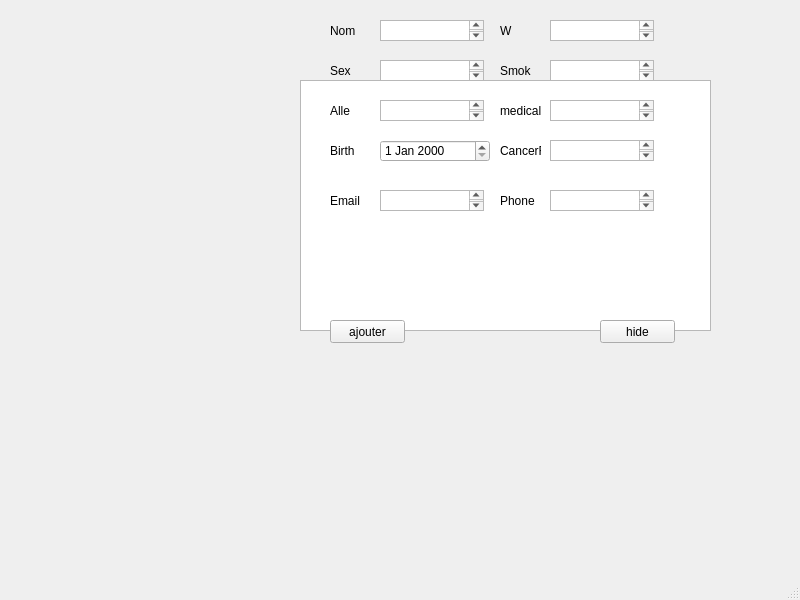
<?xml version="1.0" encoding="UTF-8"?>
<ui version="4.0">
 <class>MainWindow</class>
 <widget class="QMainWindow" name="MainWindow">
  <property name="geometry">
   <rect>
    <x>0</x>
    <y>0</y>
    <width>800</width>
    <height>600</height>
   </rect>
  </property>
  <property name="windowTitle">
   <string>MainWindow</string>
  </property>
  <widget class="QWidget" name="centralwidget">
   <widget class="QTableWidget" name="tableWidget">
    <property name="geometry">
     <rect>
      <x>300</x>
      <y>80</y>
      <width>411</width>
      <height>251</height>
     </rect>
    </property>
   </widget>
   <widget class="QLabel" name="Nom">
    <property name="geometry">
     <rect>
      <x>330</x>
      <y>20</y>
      <width>41</width>
      <height>21</height>
     </rect>
    </property>
    <property name="text">
     <string>Nom</string>
    </property>
   </widget>
   <widget class="QTextEdit" name="NameP">
    <property name="geometry">
     <rect>
      <x>380</x>
      <y>20</y>
      <width>104</width>
      <height>21</height>
     </rect>
    </property>
   </widget>
   <widget class="QLabel" name="Gender">
    <property name="geometry">
     <rect>
      <x>330</x>
      <y>60</y>
      <width>41</width>
      <height>21</height>
     </rect>
    </property>
    <property name="text">
     <string>Sex</string>
    </property>
   </widget>
   <widget class="QTextEdit" name="SexP">
    <property name="geometry">
     <rect>
      <x>380</x>
      <y>60</y>
      <width>104</width>
      <height>21</height>
     </rect>
    </property>
   </widget>
   <widget class="QLabel" name="Wilaya">
    <property name="geometry">
     <rect>
      <x>500</x>
      <y>20</y>
      <width>41</width>
      <height>21</height>
     </rect>
    </property>
    <property name="text">
     <string>W</string>
    </property>
   </widget>
   <widget class="QTextEdit" name="WilayaP">
    <property name="geometry">
     <rect>
      <x>550</x>
      <y>20</y>
      <width>104</width>
      <height>21</height>
     </rect>
    </property>
   </widget>
   <widget class="QLabel" name="Smok">
    <property name="geometry">
     <rect>
      <x>500</x>
      <y>60</y>
      <width>31</width>
      <height>21</height>
     </rect>
    </property>
    <property name="text">
     <string>Smok</string>
    </property>
   </widget>
   <widget class="QTextEdit" name="SmokP">
    <property name="geometry">
     <rect>
      <x>550</x>
      <y>60</y>
      <width>104</width>
      <height>21</height>
     </rect>
    </property>
   </widget>
   <widget class="QLabel" name="Allergies">
    <property name="geometry">
     <rect>
      <x>330</x>
      <y>100</y>
      <width>41</width>
      <height>21</height>
     </rect>
    </property>
    <property name="text">
     <string>Alle</string>
    </property>
   </widget>
   <widget class="QTextEdit" name="AlleP">
    <property name="geometry">
     <rect>
      <x>380</x>
      <y>100</y>
      <width>104</width>
      <height>21</height>
     </rect>
    </property>
   </widget>
   <widget class="QLabel" name="medicalH">
    <property name="geometry">
     <rect>
      <x>500</x>
      <y>100</y>
      <width>41</width>
      <height>21</height>
     </rect>
    </property>
    <property name="text">
     <string>medical</string>
    </property>
   </widget>
   <widget class="QTextEdit" name="MedHP">
    <property name="geometry">
     <rect>
      <x>550</x>
      <y>100</y>
      <width>104</width>
      <height>21</height>
     </rect>
    </property>
   </widget>
   <widget class="QPushButton" name="add">
    <property name="geometry">
     <rect>
      <x>330</x>
      <y>320</y>
      <width>75</width>
      <height>23</height>
     </rect>
    </property>
    <property name="text">
     <string>ajouter</string>
    </property>
   </widget>
   <widget class="QPushButton" name="hide">
    <property name="geometry">
     <rect>
      <x>600</x>
      <y>320</y>
      <width>75</width>
      <height>23</height>
     </rect>
    </property>
    <property name="text">
     <string>hide</string>
    </property>
   </widget>
   <widget class="QDateEdit" name="BirthP">
    <property name="geometry">
     <rect>
      <x>380</x>
      <y>140</y>
      <width>110</width>
      <height>22</height>
     </rect>
    </property>
   </widget>
   <widget class="QTextEdit" name="CancerFP">
    <property name="geometry">
     <rect>
      <x>550</x>
      <y>140</y>
      <width>104</width>
      <height>21</height>
     </rect>
    </property>
   </widget>
   <widget class="QLabel" name="CancerF">
    <property name="geometry">
     <rect>
      <x>500</x>
      <y>140</y>
      <width>41</width>
      <height>21</height>
     </rect>
    </property>
    <property name="text">
     <string>CancerF</string>
    </property>
   </widget>
   <widget class="QLabel" name="Birth">
    <property name="geometry">
     <rect>
      <x>330</x>
      <y>140</y>
      <width>41</width>
      <height>21</height>
     </rect>
    </property>
    <property name="text">
     <string>Birth</string>
    </property>
   </widget>
   <widget class="QTextEdit" name="PhoneP">
    <property name="geometry">
     <rect>
      <x>550</x>
      <y>190</y>
      <width>104</width>
      <height>21</height>
     </rect>
    </property>
   </widget>
   <widget class="QLabel" name="Email">
    <property name="geometry">
     <rect>
      <x>330</x>
      <y>190</y>
      <width>41</width>
      <height>21</height>
     </rect>
    </property>
    <property name="text">
     <string>Email</string>
    </property>
   </widget>
   <widget class="QLabel" name="Phone">
    <property name="geometry">
     <rect>
      <x>500</x>
      <y>190</y>
      <width>41</width>
      <height>21</height>
     </rect>
    </property>
    <property name="text">
     <string>Phone</string>
    </property>
   </widget>
   <widget class="QTextEdit" name="EmailP">
    <property name="geometry">
     <rect>
      <x>380</x>
      <y>190</y>
      <width>104</width>
      <height>21</height>
     </rect>
    </property>
   </widget>
  </widget>
  <widget class="QMenuBar" name="menubar">
   <property name="geometry">
    <rect>
     <x>0</x>
     <y>0</y>
     <width>800</width>
     <height>21</height>
    </rect>
   </property>
  </widget>
  <widget class="QStatusBar" name="statusbar"/>
 </widget>
 <resources/>
 <connections/>
</ui>
